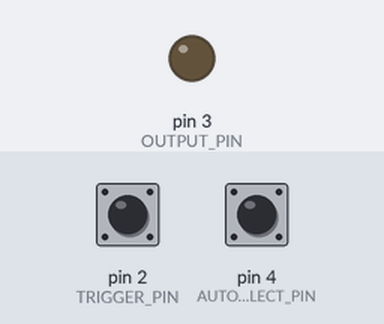
A sketch run on a simulated Arduino Uno, built with avr-gcc and run on an emulated ATmega328P. On the bench: output pins drawn as LEDs (lit = HIGH). Inputs (shaded band) come from the test bench; at power-on: pin 2 (TRIGGER_PIN) HIGH, pin 4 (AUTO_SELECT_PIN) HIGH. Sleep ends after the set time or at an interrupt.

Above: at 1.2 s.
1.3 s: pin 2 (TRIGGER_PIN) pulled LOW for 0.15 s
At 1.37 s:
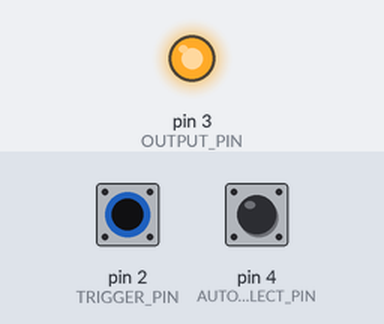
Timing chart, 0 to 4.3 s (numbered marks = the images above; inputs shaded):
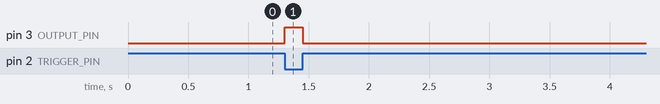

The sketch:

burseFET.ino
```cpp
#include <avr/interrupt.h>
#include <avr/sleep.h>
#include <avr/power.h>

#define TRIGGER_PIN 2     // PB2
#define OUTPUT_PIN 3      // PB3
#define AUTO_SELECT_PIN 4 // PB4

bool ready = false;
bool ignoreCycleNum = false;   // Ignore number of desired revolutions if true
int cycleTime = 87;    // Time to spin once. Measured in milliseconds
int cycleNum = 3;      // Number of desired revolutions

void setup() {
  pinMode(OUTPUT_PIN, OUTPUT);
  pinMode(TRIGGER_PIN, INPUT_PULLUP);
  pinMode(AUTO_SELECT_PIN, INPUT_PULLUP);

  // Setup other pins as INPUT_PULLUP to decrease power
  pinMode(0, INPUT_PULLUP);
  pinMode(1, INPUT_PULLUP);
  pinMode(5, INPUT_PULLUP);
}

void sleepMCU() {
  set_sleep_mode(SLEEP_MODE_PWR_DOWN);
  sleep_enable();
  attachInterrupt(0, onWake, LOW);

  ADCSRA &= ~ bit(ADEN); // Disable analog-digital converter to reduce power
  power_all_disable();    // Turn all peripherals off
  power_timer0_enable();  // Enable tim0 to allow interrupts

  sleep_mode(); // Go to sleep

  sleep_disable();  // Execution resumes here on wakeup
  detachInterrupt(0); // Prevent further triggers while MCU is awake
}

void onWake() {
  ready = true;
  ignoreCycleNum = !digitalRead(AUTO_SELECT_PIN);
}

void loop() {
  static int currentTime = 0;
  if (ready) {
    if (ignoreCycleNum) {
      while(digitalRead(TRIGGER_PIN) == LOW) {
        digitalWrite(OUTPUT_PIN, HIGH); // Turn on FET while input is active
      }
      digitalWrite(OUTPUT_PIN, LOW);  // Turn off fet
    } else {
      digitalWrite(OUTPUT_PIN, HIGH);
      while(digitalRead(TRIGGER_PIN) == LOW) {
        if (currentTime < cycleNum * cycleTime) { // Keep track of how many ms has past since turn on
          currentTime += 1;   // Add a ms to the count
        } else {
          digitalWrite(OUTPUT_PIN, LOW);
        }
        delay(1); // wait a ms
      }
      digitalWrite(OUTPUT_PIN, LOW);
      currentTime = 0;
    }
  }
  sleepMCU();
}
```

Measured:
- after the input at 1.3 s, pin 3 (OUTPUT_PIN): LOW → HIGH at once, → LOW 0.15 s later
